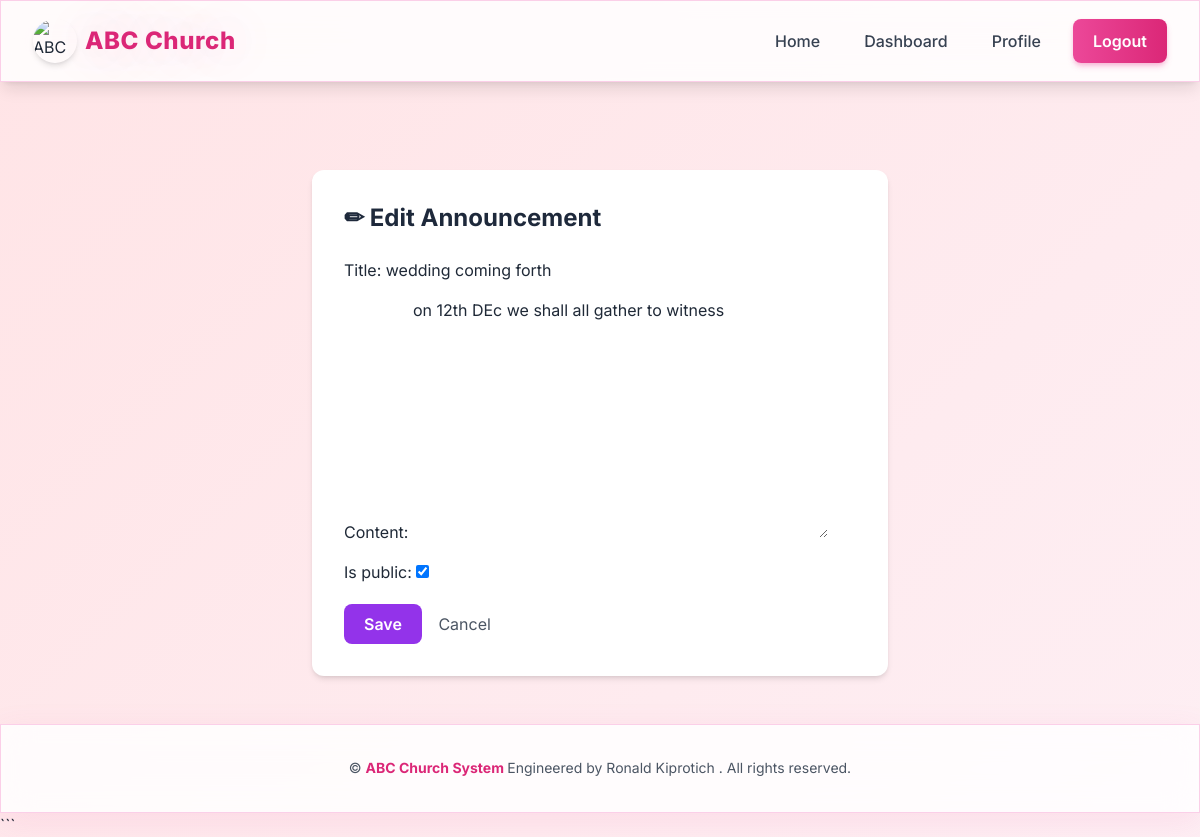
The app's page /announcements/edit/6/ (signed in) with its own data.
### announcements/models.py (models this page shows, shortened)
class Announcement(models.Model):
    title = models.CharField(max_length=200)
    content = models.TextField()
    created_by = models.ForeignKey(settings.AUTH_USER_MODEL, on_delete=models.CASCADE)
    created_at = models.DateTimeField(auto_now_add=True)
    is_public = models.BooleanField(default=True)  # Visible to all members or admin only?

### announcements/views.py (the view)
# urls.py: path('edit/<int:pk>/', AnnouncementUpdateView.as_view(), name='announcement_edit'),
class AnnouncementUpdateView(LoginRequiredMixin, UserPassesTestMixin, UpdateView):
    model = Announcement
    fields = ['title', 'content', 'is_public']
    template_name = 'announcements/announcement_form.html'
    success_url = reverse_lazy('announcements:announcement_list')
    def test_func(self):
        return self.request.user.is_staff

### announcements/templates/announcements/announcement_form.html (shortened to what this page needs)
{% extends 'accounts/base.html' %}
{% block content %}
<div class="max-w-xl mx-auto bg-white shadow-md p-8 rounded-xl mt-10">
    <h2 class="text-2xl font-bold text-slate-800 mb-6">
        {% if form.instance.pk %}✏ Edit Announcement{% else %}➕ Add Announcement{% endif %}
    </h2>
    <form method="post">
        <div class="space-y-4">
            {{ form.as_p }}
        </div>
        <button type="submit"
            class="mt-5 bg-purple-600 text-white px-5 py-2 rounded-lg hover:bg-purple-700 transition-all font-semibold">
            Save
        </button>
        <a href="{% url 'announcements:announcement_list' %}"
           class="ml-3 text-gray-600 hover:text-gray-800">
            Cancel
        </a>
    </form>
</div>
{% endblock %}

### accounts/templates/accounts/base.html (style rules this page uses)
* { font-family: 'Inter', sans-serif; box-sizing: border-box; }
html { scroll-behavior: smooth; }
body { font-feature-settings: "cv02", "cv03", "cv04", "cv11"; overflow-x: hidden; }
.animated-gradient { background: linear-gradient( -45deg, #fce7f3, #fbcfe8, #fdf2f8, #ffe4e6 ); background-size: 400% 400%; animation: gradientShift 15s ease infinite; }

### records on screen
Announcement: title "wedding coming forth", content "on 12th DEc we shall all gather to witness", is_public "☑"
